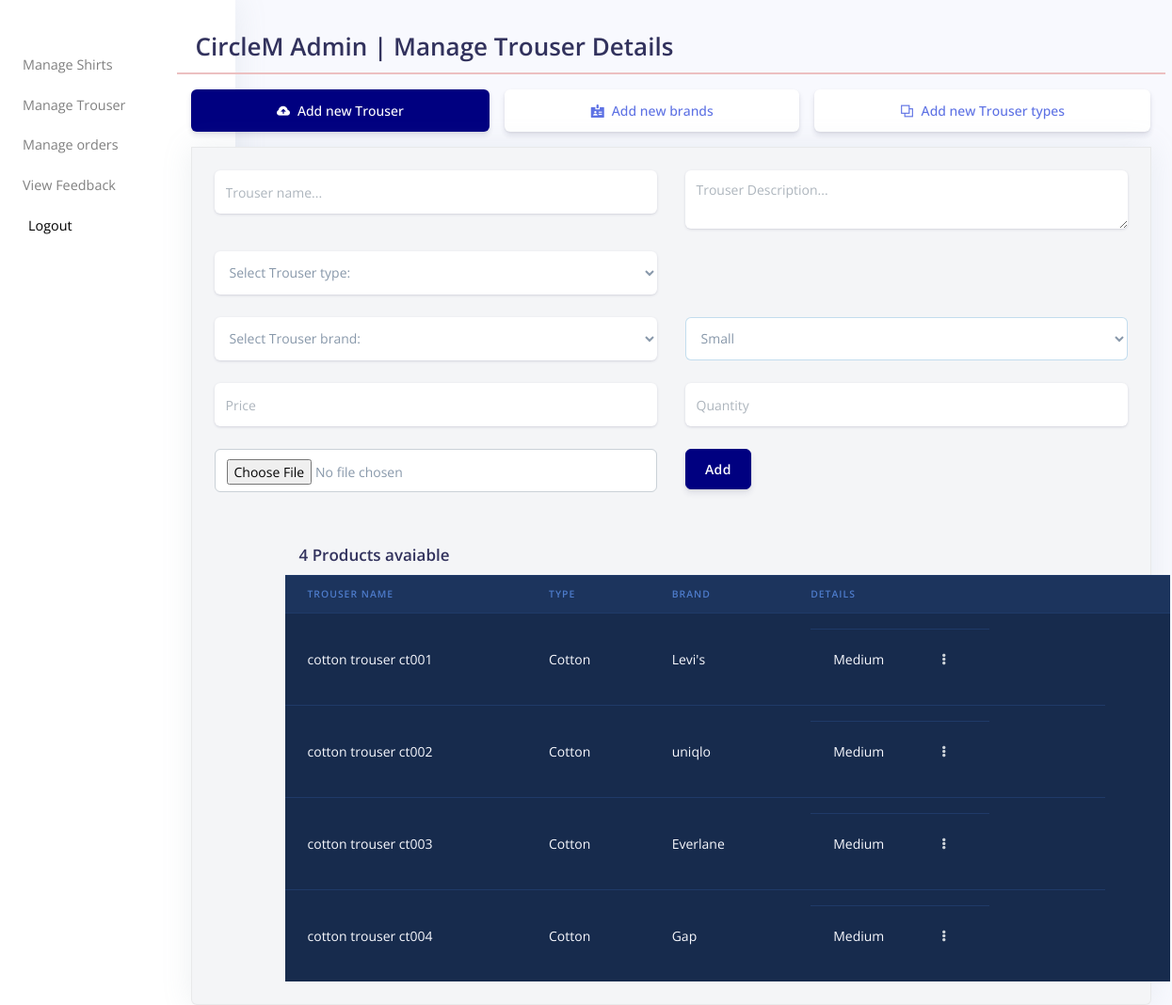
Page /FRONTEND/ADMIN/manage-trouser.php (signed in) on the committed database.
### tables this page shows
CREATE TABLE `trouser_tbl` (
  `Trouser_id` int(20) NOT NULL,
  `TrouserName` varchar(100) NOT NULL,
  `Description` longtext NOT NULL,
  `TrouserType` int(11) DEFAULT NULL,
  `Brand` int(11) DEFAULT NULL
);

CREATE TABLE `trouser_type` (
  `PTID` int(20) NOT NULL,
  `TrouserType` varchar(100) NOT NULL
);

CREATE TABLE `product_brands` (
  `BrandID` int(20) NOT NULL,
  `BrandName` varchar(100) NOT NULL,
  `BrandImage` longtext NOT NULL
);

CREATE TABLE `trouser_details` (
  `TID` int(20) NOT NULL,
  `Size` varchar(100) NOT NULL,
  `Price` float NOT NULL,
  `ProductImage` longtext NOT NULL,
  `Quantity` int(20) NOT NULL
);

### FRONTEND/ADMIN/manage-trouser.php (the view, shortened to what this page needs)
<!DOCTYPE html>
<html lang="en" dir="ltr">
<head>
</head>
    <link href="../../assets/vendor/nucleo/css/nucleo.css" rel="stylesheet">
    <link href="../../assets/vendor/@fortawesome/fontawesome-free/css/all.min.css" rel="stylesheet">
    <link type="text/css" href="../../assets/css/argon.css" rel="stylesheet">
<body>
  <?php
  require '../../Includes/connection.php' ;
  ?>
<?php if (isset($_SESSION['admin_'])) {
  require '../../Includes/admin.navbar.php';
  ?>
  <div class="container">
    <div class="row">
      <div class="col"><h1>CircleM Admin | Manage Trouser Details</h1>
<center>
          <div class="col error">
          </div>
</center>
      <div class="col">
          <div class="nav-wrapper">
          <ul class="nav nav-pills nav-fill flex-column flex-md-row" id="tabs-icons-text" role="tablist">
              <li class="nav-item">
                  <a class="nav-link mb-sm-3 mb-md-0 active" id="tabs-icons-text-1-tab" data-toggle="tab" href="#tabs-icons-text-1" role="tab" aria-controls="tabs-icons-text-1" aria-selected="true"><i class="ni ni-cloud-upload-96 mr-2">
                  </i>Add new Trouser</a>
              </li>
              <li class="nav-item">
                  <a class="nav-link mb-sm-3 mb-md-0" id="tabs-icons-text-2-tab" data-toggle="tab" href="#tabs-icons-text-2" role="tab" aria-controls="tabs-icons-text-2" aria-selected="false"><i class="ni ni-badge mr-2">
                  </i>Add new brands</a>
              </li>
              <li class="nav-item">
                  <a class="nav-link mb-sm-3 mb-md-0" id="tabs-icons-text-3-tab" data-toggle="tab" href="#tabs-icons-text-3" role="tab" aria-controls="tabs-icons-text-3" aria-selected="false"><i class="ni ni-ungroup mr-2">
                  </i>Add new Trouser types</a>
              </li>
          </ul>
        </div>
        <div class="card shadow">
          <div class="card-body">
            <div class="tab-content" id="myTabContent">
              <div class="tab-pane fade show active" id="tabs-icons-text-1" role="tabpanel" aria-labelledby="tabs-icons-text-1-tab">
                <form  class="" method="post" action="../../PHP/ADMIN/admin.add-trouser.php" enctype="multipart/form-data" id="Addproduct-form">
                  <div class="row">
                    <div class="col-md-6">
                      <div class="form-group">
                        <input type="text" name="productName" placeholder="Trouser name..." class="form-control form-control-alternative" id="exampleFormControlInput1">
                      </div>
                    </div>
                    <div class="col-md-6">
                      <div class="form-group">
                        <textarea name="productDesc" placeholder="Trouser Description..." class="form-control form-control-alternative" id="exampleFormControlInput1"></textarea>
                      </div>
                    </div>
                    <div class="col-md-6">
                      <div class="form-group">
                        <select name="productType" class="form-control form-control-alternative" id="exampleFormControlInput1">
                          <option value=0>Select Trouser type:</option>
                        </select>
                      </div>
                    </div>
                  </div>
                  <div class="row">
                    <div class="col-md-6">
                      <div class="form-group">
                        <select name="productBrand" class="form-control form-control-alternative" id="exampleFormControlInput1">
                          <option value=0>Select Trouser brand:</option>
                        </select>
                      </div>
                    </div>
                    <div class="col-md-6">
                      <div class="form-group">
                        <select name="productSize" class="form-control " id="exampleFormControlInput1">
                          <option value="Small">Small</option>
                        </select>
                      </div>
                    </div>
                    <div class="col-md-6">
                      <div class="form-group">
                        <input type="number" name="productPrice"  placeholder="Price" min="1" class="form-control form-control-alternative" id="exampleFormControlInput1">
                      </div>
                    </div>
                    <div class="col-md-6">
                      <div class="form-group">
                        <input type="number" name="productQuantity"  placeholder="Quantity" min="1" class="form-control form-control-alternative" id="exampleFormControlInput1">
                      </div>
                    </div>
                  </div>
                  <div class="row">
                    <div class="col-md-6">
                      <input type="file" name="PimgSelector" class="form-control"><br>
                    </div>
                    <div class="col-md-6">
                      <button type="submit" class="btn btn-success" name="btnAddproduct" id="btnAddproduct">Add</button>
                    </div>
                  </div>
                </form>
<div class="col">
  <div class="col-md-6">
    <?php
    $num_of_products="SELECT * FROM trouser_tbl";
    $result = mysqli_query($conn,$num_of_products);
    echo '<h3>'.mysqli_num_rows($result). ' Products avaiable</h3>';
    ?>
  </div>
  <div class="table-responsive" style="max-height:80vh; overflow:scroll;">
    <table class="table align-items-center table-dark" style="position:relative;">
      <thead class="thead-dark" >
        <tr style="position:sticky;">
          <th scope="col">Trouser Name</th>
          <th scope="col">Type</th>
          <th scope="col">Brand</th>
          <th scope="col">Details</th>
          <th scope="col"></th>
        </tr>
      </thead>
      <tbody>
        <?php
        $products= "SELECT * FROM trouser_tbl";
        $records= mysqli_query($conn, $products);
        while($row= mysqli_fetch_array($records))
        {
          ?>
          <tr>
            <td scope="row">
              <div class="media-body">
                <?php
                echo '<form action="edit-products.php" method="post" >';
                echo '<span class="mb-0 text-sm">'.$row['TrouserName'].'</span>';
                ?>
              </div>
            </td>
            <td>
              <?php
              $ptype= "SELECT * FROM trouser_type WHERE PTID= ".$row['TrouserType'].";";
              $product_tp_rec= mysqli_query($conn, $ptype);
              if ($product_type_row= mysqli_fetch_array($product_tp_rec)) {
                echo '<span class="mb-0 text-sm">'.$product_type_row['TrouserType'].'</span>';
              }
              ?>
            </td>
            <td>
              <?php
              $pbrands= "SELECT * FROM product_brands WHERE BrandID=".$row['Brand'].";";
              $product_br_rec= mysqli_query($conn, $pbrands);
              if ($product_brand_row= mysqli_fetch_array($product_br_rec)) {
                echo '<span class="mb-0 text-sm">'.$product_brand_row['BrandName'].'</span>';
              }
              ?>
            </td>
            <td>
              <div class="d-flex align-items-center">
                <?php
                echo "<table>";
                  $product_details= "SELECT * FROM Trouser_details WHERE TID=".$row['Trouser_id'].";";
                  $product_dt_rec= mysqli_query($conn, $product_details);
                  while ($product_details_row= mysqli_fetch_array($product_dt_rec)) {
                    echo '<td><span class="mb-0 text-sm">'.$product_details_row['Size'].'</span></td>';
                    ?>
                  </div>
                </td>
                <td class="text-right">
                  <div class="dropdown">
                    <a class="btn btn-sm btn-icon-only text-light" href="#" role="button" data-toggle="dropdown" aria-haspopup="true" aria-expanded="false">
                      <i class="fas fa-ellipsis-v"></i>
                    </a>
                    <div class="dropdown-menu dropdown-menu-right dropdown-menu-arrow">
                      <?php
                    }
                    echo "</table>";
                    ?>
                  </div>
                </div>
              </td>
              <?php
            }
            ?>
          </tr>
    </div>
  </div>
</div>
</div>
      </div>
</div>
</div>
</div>
<?php }
elseif (!isset($_SESSION['admin_'])) {
  header("location:index.php");
}
   ?>
  </body>
</html>

### FRONTEND/ADMIN/manage-trouser.php (style rules this page uses)
.error { background: #fdcdcd; border: #ecc0c1 1px solid; }
.col { margin-left: 60px; }
.col h1 { margin-left: 80px; }

### rows in the picture
trouser_tbl: TrouserName "cotton trouser ct001", trouser_type.TrouserType "Cotton", product_brands.BrandName "Levi's"
trouser_details: Size "Medium"
trouser_tbl: TrouserName "cotton trouser ct002", trouser_type.TrouserType "Cotton", product_brands.BrandName "uniqlo"
trouser_details: Size "Medium"
trouser_tbl: TrouserName "cotton trouser ct003", trouser_type.TrouserType "Cotton", product_brands.BrandName "Everlane"
trouser_details: Size "Medium"
trouser_tbl: TrouserName "cotton trouser ct004", trouser_type.TrouserType "Cotton", product_brands.BrandName "Gap"
trouser_details: Size "Medium"

### other values in the picture
mysqli_num_rows($result) "4"
